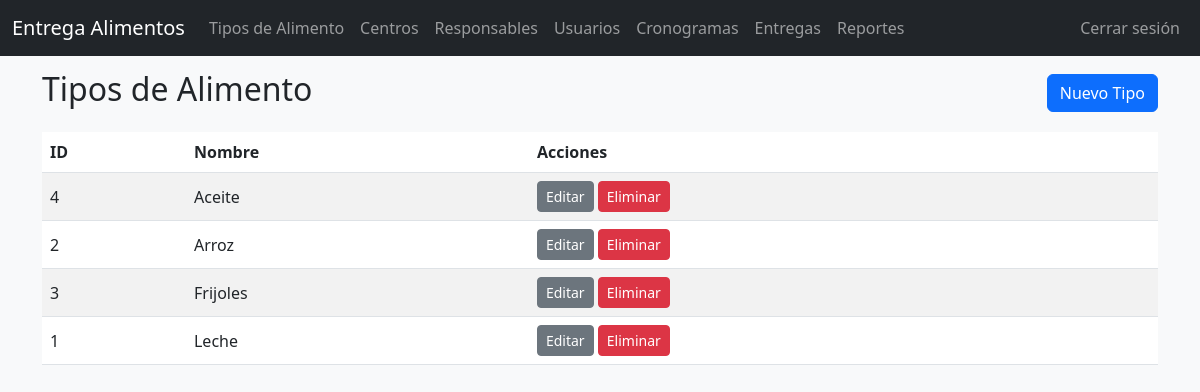
The app's page /public/index.php (signed in) with its own data.
### tables this page shows
CREATE TABLE ctl_tipos_alimentos (
id_alimento INT AUTO_INCREMENT PRIMARY KEY,
nombre VARCHAR(50) NOT NULL UNIQUE
);

### app/core/Controller.php (called while the page is built, shortened)
<?php
class Controller
{
    protected function view($path, $data = [])
    {
        extract($data);
        require_once __DIR__ . '/../views/layout/header.php';
        require_once __DIR__ . '/../views/' . $path . '.php';
        require_once __DIR__ . '/../views/layout/footer.php';
    }
}

### app/controllers/TiposController.php (called while the page is built, shortened)
<?php
class TiposController extends Controller
{
    public function index()
    {
        $m = new TipoAlimento();
        $tipos = $m->all();
        $this->view('tipos/index', ['tipos' => $tipos]);
    }
}

### app/config.php (called while the page is built)
<?php
return [
    'db' => [
        'host' => '127.0.0.1',
        'dbname' => 'entrega_alimentos',
        'user' => 'root',
        'pass' => ''
    ]
];

### app/core/Database.php (called while the page is built)
<?php
class Database
{
    private static $pdo = null;
    public static function getConnection()
    {
        if (self::$pdo === null) {
            $config = require __DIR__ . '/../config.php';
            $db = $config['db'];
            $dsn = "mysql:host={$db['host']};dbname={$db['dbname']};charset=utf8mb4";
            try {
                self::$pdo = new PDO($dsn, $db['user'], $db['pass'], [
                    PDO::ATTR_ERRMODE => PDO::ERRMODE_EXCEPTION,
                    PDO::ATTR_DEFAULT_FETCH_MODE => PDO::FETCH_ASSOC,
                ]);
            } catch (\PDOException $e) {
                die('DB connection failed: ' . $e->getMessage());
            }
        }
        return self::$pdo;
    }
}

### app/core/Model.php (called while the page is built, shortened)
<?php
class Model
{
    protected $pdo;
    protected $table;
    public function __construct()
    {
        $this->pdo = Database::getConnection();
    }
    public function all()
    {
        $stmt = $this->pdo->query("SELECT * FROM {$this->table}");
        return $stmt->fetchAll();
    }
}

### app/views/tipos/index.php (the view, shortened to what this page needs)
<div class="d-flex justify-content-between align-items-center mb-3">
    <h2>Tipos de Alimento</h2>
    <a class="btn btn-primary" href="index.php?controller=tipos&action=create">Nuevo Tipo</a>
</div>
<div class="table-responsive">
<table class="table table-striped">
    <thead><tr><th>ID</th><th>Nombre</th><th>Acciones</th></tr></thead>
    <tbody>
    <?php foreach($tipos as $t): ?>
        <tr>
            <td><?= htmlspecialchars($t['id_alimento']) ?></td>
            <td><?= htmlspecialchars($t['nombre']) ?></td>
            <td>
                <a class="btn btn-sm btn-secondary" href="index.php?controller=tipos&action=edit&id=<?= $t['id_alimento'] ?>">Editar</a>
                <a class="btn btn-sm btn-danger btn-delete" href="index.php?controller=tipos&action=delete&id=<?= $t['id_alimento'] ?>">Eliminar</a>
            </td>
        </tr>
    <?php endforeach; ?>
    </tbody>
</table>
</div>

### public/assets/css/style.css (style rules this page uses)
body { background: #f8f9fa; }
.table td, .table th { vertical-align: middle; }

### records on screen
ctl_tipos_alimentos: id_alimento "4", nombre "Aceite"
ctl_tipos_alimentos: id_alimento "2", nombre "Arroz"
ctl_tipos_alimentos: id_alimento "3", nombre "Frijoles"
ctl_tipos_alimentos: id_alimento "1", nombre "Leche"
